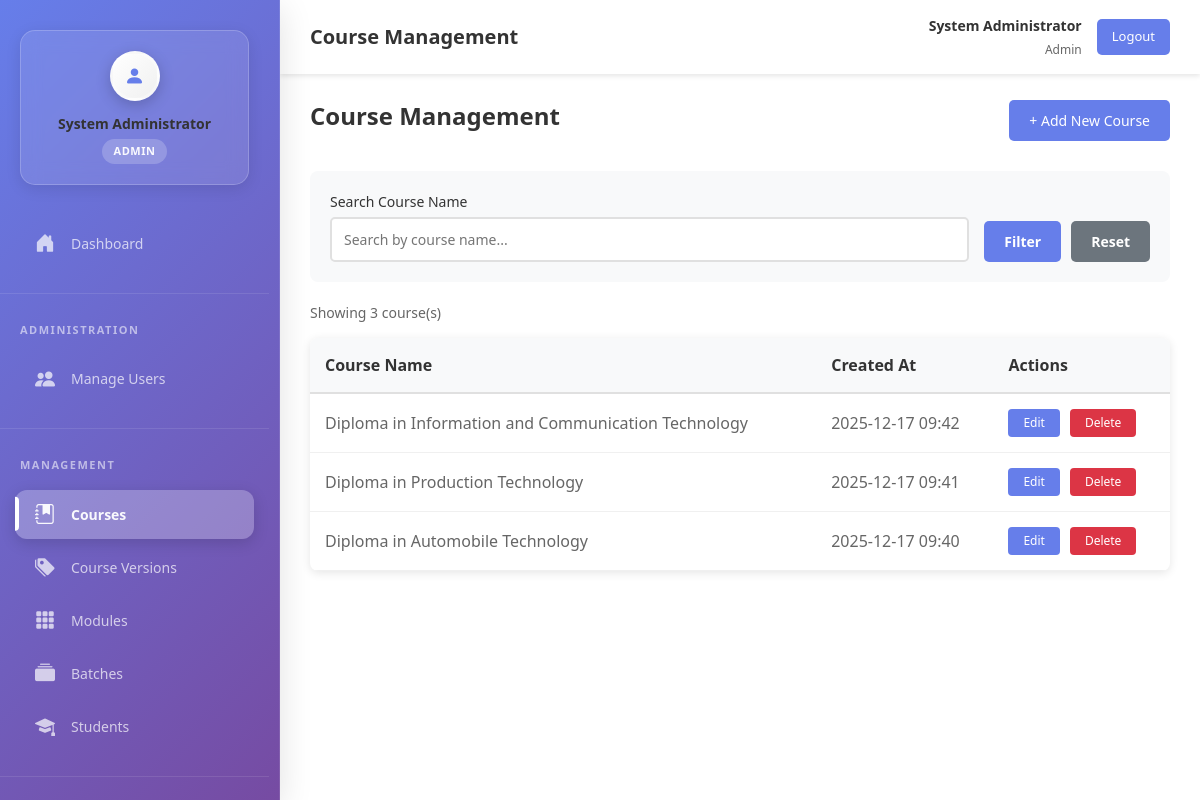
Page /views/index.php?action=courses (signed in) on the committed database.
### tables this page shows
CREATE TABLE IF NOT EXISTS `courses` (
  `id` int NOT NULL AUTO_INCREMENT,
  `cname` varchar(100) NOT NULL,
  `created_at` timestamp NULL DEFAULT CURRENT_TIMESTAMP,
  `updated_at` timestamp NULL DEFAULT CURRENT_TIMESTAMP ON UPDATE CURRENT_TIMESTAMP,
  PRIMARY KEY (`id`),
  UNIQUE KEY `cname` (`cname`)
);

### controllers/CourseController.php (called while the page is built, shortened)
<?php
require_once __DIR__ . '/../models/Course.php';
class CourseController {
    private $course;
    public function __construct() {
        $this->course = new Course();
    }
    public function index() {
        $filters = [
            'search' => $_GET['filter_search'] ?? ''
        ];
        $filters = array_filter($filters, function($value) {
            return $value !== '';
        });
        $courses = $this->course->getAllCourses($filters);
        require_once __DIR__ . '/../views/courses/index.php';
    }
}
?>

### models/Course.php (called while the page is built, shortened)
<?php
require_once __DIR__ . '/../config/database.php';
class Course {
    private $conn;
    private $table = "courses";
    public function __construct() {
        $database = new Database();
        $this->conn = $database->getDbConnection();
    }
    public function getAllCourses($filters = []) {
        $query = "SELECT id, cname, created_at
                  FROM " . $this->table . "
                  WHERE 1=1";
        $params = [];
        $query .= " ORDER BY created_at DESC";
        $stmt = $this->conn->prepare($query);
        $stmt->execute();
        return $stmt->fetchAll(PDO::FETCH_ASSOC);
    }
}
?>

### config/database.php (called while the page is built, shortened)
<?php
class Database {
    private $host = "localhost";
    private $db_name = "exam_management";
    private $username = "root";
    private $password = "1234";
    public function getDbConnection() {
        $this->conn = null;
        try {
            $this->conn = new PDO(
                "mysql:host=" . $this->host . ";dbname=" . $this->db_name . ";charset=utf8mb4",
                $this->username,
                $this->password
            );
            $this->conn->setAttribute(PDO::ATTR_ERRMODE, PDO::ERRMODE_EXCEPTION);
        } catch(PDOException $e) {
            error_log("Database Connection Error: " . $e->getMessage());
            return null;
        }
        return $this->conn;
    }
}
?>

### views/courses/index.php (the view, shortened to what this page needs)
<?php require_once __DIR__ . '/../includes/sidebar.php'; ?>
<?php require_once __DIR__ . '/../includes/header.php'; ?>
<div class="main-content">
    <div class="page-header">
        <h1 class="page-title">Course Management</h1>
        <?php if (in_array($_SESSION['role'] ?? '', ['admin', 'teacher'])): ?>
            <a href="index.php?action=courses&sub=create" class="btn-primary">+ Add New Course</a>
        <?php endif; ?>
    </div>
    <form method="GET" action="index.php" class="filter-container">
        <div class="filter-group">
            <label for="filter_search">Search Course Name</label>
            <input type="text" id="filter_search" name="filter_search"
                   placeholder="Search by course name..."
                   value="<?php echo htmlspecialchars($_GET['filter_search'] ?? ''); ?>">
        </div>
        <div class="filter-actions">
            <button type="submit" class="btn-filter">Filter</button>
            <a href="index.php?action=courses" class="btn-reset">Reset</a>
        </div>
    </form>
    <?php if (!empty($courses)): ?>
        <div style="margin-bottom: 15px; color: #666; font-size: 14px;">
            Showing <?php echo count($courses); ?> course(s)
        </div>
    <?php endif; ?>
    <div class="table-container">
        <table>
            <thead>
                <tr>
                    <th>Course Name</th>
                    <th>Created At</th>
                    <th>Actions</th>
                </tr>
            </thead>
            <tbody>
                <?php if (empty($courses)): ?>
                    <tr>
                        <td colspan="4" style="text-align: center; padding: 40px; color: #999;">
                            No courses found.
                        </td>
                    </tr>
                <?php else: ?>
                    <?php foreach ($courses as $course): ?>
                        <tr>
                            <td><?php echo htmlspecialchars($course['cname']); ?></td>
                            <td><?php echo date('Y-m-d H:i', strtotime($course['created_at'])); ?></td>
                            <td>
                                <div class="btn-group">
                                    <?php if (in_array($_SESSION['role'] ?? '', ['admin', 'teacher'])): ?>
                                        <a href="index.php?action=courses&sub=edit&id=<?php echo $course['id']; ?>" class="btn-edit">Edit</a>
                                    <?php endif; ?>
                                    <?php if (isset($_SESSION['role']) && $_SESSION['role'] == 'admin'): ?>
                                        <a href="index.php?action=courses&sub=delete&id=<?php echo $course['id']; ?>"
                                           class="btn-delete"
                                           data-delete="this course"
                                           data-item-type="course"
                                           data-item-id="<?php echo $course['id']; ?>">Delete</a>
                                    <?php endif; ?>
                                </div>
                            </td>
                        </tr>
                    <?php endforeach; ?>
                <?php endif; ?>
            </tbody>
        </table>
    </div>
</div>

### views/includes/sidebar.php (style rules this page uses)
* { box-sizing: border-box; }
:root { --sidebar-bg: linear-gradient(135deg, #667eea 0%, #764ba2 50%, #667eea 100%); --sidebar-width: 280px; --sidebar-shadow: 0 8px 32px rgba(0, 0, 0, 0.12); --menu-item-hover: rgba(255, 255, 255, 0.15); --menu-item-active: rgba(255, 255, 255, 0.25); --text-primary: rgba(255, 255, 255, 0.95); --text-secondary: rgba(255, 255, 255, 0.7); }
html, body { height: 100%; height: 100vh; height: 100dvh; margin: 0; padding: 0; overflow-x: hidden; overflow-y: auto; }

### views/courses/index.php (style rules this page uses)
.main-content { margin-left: 280px; margin-top: 70px; padding: 30px; background: white; min-height: calc(100vh - 70px); min-height: calc(100dvh - 70px); height: calc(100vh - 70px); height: calc(100dvh - 70px); overflow-y: auto; overflow-x: hidden; }
.page-header { display: flex; justify-content: space-between; align-items: center; margin-bottom: 30px; }
.page-title { font-size: 24px; color: #333; font-weight: 600; }
.btn-primary { padding: 10px 20px; background: #667eea; color: white; text-decoration: none; border-radius: 5px; font-size: 14px; transition: background 0.3s ease; }
.table-container { background: white; border-radius: 8px; box-shadow: 0 2px 10px rgba(0, 0, 0, 0.1); overflow: hidden; }
table { width: 100%; border-collapse: collapse; }
thead { background: #f8f9fa; }
th { padding: 15px; text-align: left; font-weight: 600; color: #333; border-bottom: 2px solid #e0e0e0; }
td { padding: 15px; border-bottom: 1px solid #f0f0f0; color: #666; }
.btn-group { display: flex; gap: 10px; }
.btn-edit { padding: 5px 15px; background: #667eea; color: white; text-decoration: none; border-radius: 4px; font-size: 12px; }
.btn-delete { padding: 5px 15px; background: #dc3545; color: white; text-decoration: none; border-radius: 4px; font-size: 12px; border: none; cursor: pointer; }
.filter-container { background: #f8f9fa; padding: 20px; border-radius: 8px; margin-bottom: 20px; display: flex; gap: 15px; flex-wrap: wrap; align-items: flex-end; }
.filter-group { flex: 1; min-width: 300px; }
.filter-group label { display: block; margin-bottom: 5px; color: #333; font-weight: 500; font-size: 14px; }
.filter-group input { width: 100%; padding: 10px 12px; border: 2px solid #e0e0e0; border-radius: 5px; font-size: 14px; transition: all 0.3s ease; }
.btn-filter { padding: 10px 20px; background: #667eea; color: white; border: none; border-radius: 5px; font-size: 14px; font-weight: 600; cursor: pointer; transition: background 0.3s ease; white-space: nowrap; }
.btn-reset { padding: 10px 20px; background: #6c757d; color: white; border: none; border-radius: 5px; font-size: 14px; font-weight: 600; cursor: pointer; text-decoration: none; display: inline-block; transition: background 0.3s ease; white-space: nowrap; }
.filter-actions { display: flex; gap: 10px; }

### rows in the picture
courses: cname "Diploma in Information and Communication Technology", created_at "2025-12-17 09:42"
courses: cname "Diploma in Production Technology", created_at "2025-12-17 09:41"
courses: cname "Diploma in Automobile Technology", created_at "2025-12-17 09:40"

### other values in the picture
$user_name "System Administrator"
$user_role "ADMIN"
$page_titles[$current_action] "Course Management"
$_SESSION['full_name'] "System Administrator"
$_SESSION['role'] "Admin"
count($courses) "3"
